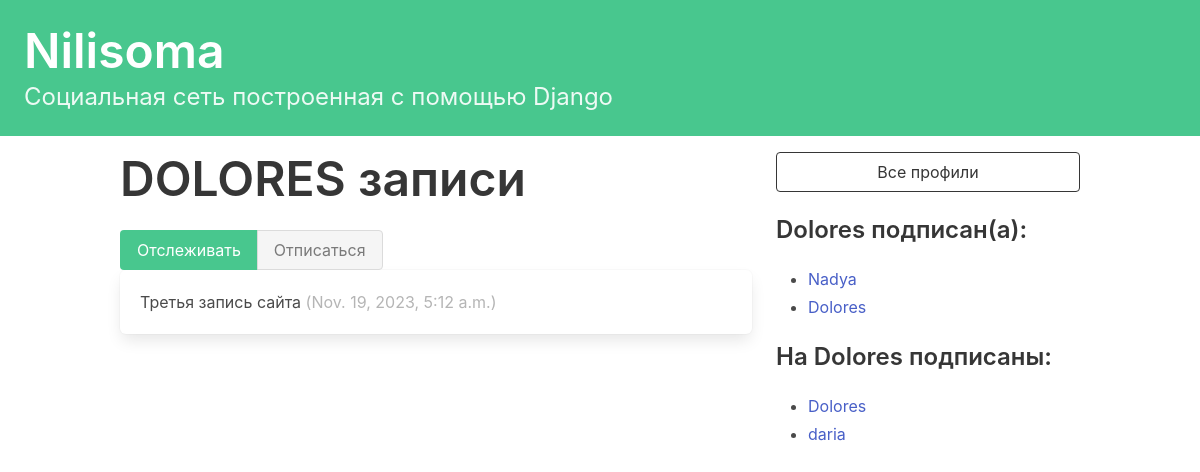
Screenshot of /profile/4 (signed in) with the database file from the repository.
### nilisoma/models.py (models this page shows, shortened)
class Profile(models.Model):
    user = models.OneToOneField(User, on_delete=models.CASCADE)
    follows = models.ManyToManyField(
        "self",
        related_name="followed_by",
        symmetrical=False,
        blank=True
    )
    def __str__(self):
        return self.user.username

class Record(models.Model):
    user = models.ForeignKey(
        User, related_name="records", on_delete=models.DO_NOTHING
    )
    body = models.CharField(max_length=140)
    created_at = models.DateTimeField(auto_now_add=True)

### nilisoma/views.py (the view, shortened to what this page needs)
# urls.py: path("profile/<int:pk>", profile, name="profile"),
def profile(request, pk):
    if not hasattr(request.user, 'profile'):
        missing_profile = Profile(user=request.user)
        missing_profile.save()
    profile = Profile.objects.get(pk=pk)
    return render(request, "nilisoma/profile.html", {"profile": profile})

### nilisoma/templates/nilisoma/profile.html (shortened to what this page needs)
{% extends 'base.html' %}
{% block content %}
<div class="column">
    <div class="block">
    <h1 class="title is-1">
        {{profile.user.username|upper}} записи
    </h1>
    <form method="post">
        <div class="buttons has-addons">
            {% if profile != user.profile %}
                {% if profile in user.profile.follows.all %}
                    <button class="button is-success is-static">Отслеживать</button>
                    <button class="button is-danger" name="follow" value="unfollow">Отписаться</button>
                {% else %}
                    <button class="button is-success" name="follow" value="follow">Отслеживать</button>
                    <button class="button is-danger is-static">Отписаться</button>
                {% endif %}
            {% endif %}
        </div>
    </form>
    <div class="content">
        {% for record in profile.user.records.all %}
            <div class="box">
                {{ record.body }}
                <span class="is-small has-text-grey-light">
                    ({{ record.created_at }})
                </span>
            </div>
        {% endfor %}
    </div>
    </div>
</div>
<div class="column is-one-third">
    <div class="block">
        <a href="{% url 'nilisoma:profile_list' %}">
            <button class="button is-dark is-outlined is-fullwidth">
                Все профили
            </button>
        </a>
    </div>
    <div class="block">
        <h3 class="title is-4">
            {{profile.user.username}} подписан(а):
        </h3>
        <div class="content">
            <ul>
            {% for following in profile.follows.all %}
                <li>
                    <a href="{% url 'nilisoma:profile' following.id %}">
                        {{ following }}
                    </a>
                </li>
            {% endfor %}
            </ul>
        </div>
    </div>
    <div class="block">
        <h3 class="title is-4">
            На {{profile.user.username}} подписаны:
        </h3>
        <div class="content">
            <ul>
            {% for follower in profile.followed_by.all %}
                <li>
                    <a href="{% url 'nilisoma:profile' follower.id %}">
                        {{ follower }}
                    </a>
                </li>
            {% endfor %}
            </ul>
        </div>
    </div>
</div>
{% endblock content %}

### rows the page displays
Profile: user.username "DOLORES", user.username "Dolores"
Record: body "Третья запись сайта", created_at "Nov. 19, 2023, 5:12 a.m."
Profile: user.username "Nadya"
Profile: user.username "daria"
